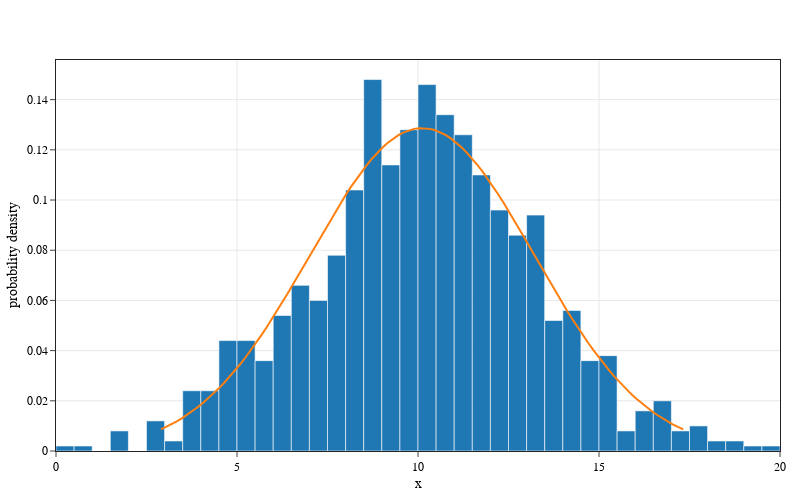

Notebook code cell kept with this figure:
### Code cell
def plot_hist_and_norm_pdf(x: np.ndarray) -> go.Figure:
    """
    Plots a histogram with an associated pdf (assuming the data is normally distributed).
    
    Parameters
    ----------
    x : np.ndarray
        Sample data (list of observed values)
    
    Returns
    -------
    fig : go.Figure
        Plotly figure object with a histogram and pdf representing sample data `x`
    """
    mean = np.mean(sample)
    std = np.std(sample)

    pdf_x_lower = stats.norm.ppf(q=0.01, loc=mean, scale=std)
    pdf_x_upper = stats.norm.ppf(q=0.99, loc=mean, scale=std)
    pdf_x = np.linspace(start=pdf_x_lower, stop=pdf_x_upper, num=100)
    pdf_y = stats.norm.pdf(x=pdf_x, loc=mean, scale=std)

    
    fig = px.histogram(x=sample, histnorm="probability density").update(
    layout=dict(height=500, width=800)
)
    fig.add_trace(go.Scatter(x=pdf_x, y=pdf_y, showlegend=False))
    
    return fig

plot_hist_and_norm_pdf(sample)

### Figure 1 — Plotly figure (JSON) as saved in the notebook; plotly's stock layout.template omitted (floating-point values rounded to 4 significant figures; data arrays with more than 128 entries replaced by an {"elided": "..."} marker saying what was removed)
{"data": [{"alignmentgroup": "True", "bingroup": "x", "histnorm": "probability density", "hovertemplate": "x=%{x}<br>probability density=%{y}<extra></extra>", "legendgroup": "", "marker": {"color": "#1F77B4", "pattern": {"shape": ""}}, "name": "", "offsetgroup": "", "orientation": "v", "showlegend": false, "type": "histogram", "x": {"elided": "1000 float values"}, "xaxis": "x", "yaxis": "y"}, {"showlegend": false, "type": "scatter", "x": [2.901, 3.047, 3.193, 3.338, 3.484, 3.63, 3.775, 3.921, 4.067, 4.213, 4.358, 4.504, 4.65, 4.795, 4.941, 5.087, 5.233, 5.378, 5.524, 5.67, 5.815, 5.961, 6.107, 6.253, 6.398, 6.544, 6.69, 6.835, 6.981, 7.127, 7.273, 7.418, 7.564, 7.71, 7.855, 8.001, 8.147, 8.293, 8.438, 8.584, 8.73, 8.875, 9.021, 9.167, 9.313, 9.458, 9.604, 9.75, 9.895, 10.04, 10.19, 10.33, 10.48, 10.62, 10.77, 10.92, 11.06, 11.21, 11.35, 11.5, 11.64, 11.79, 11.94, 12.08, 12.23, 12.37, 12.52, 12.66, 12.81, 12.96, 13.1, 13.25, 13.39, 13.54, 13.68, 13.83, 13.98, 14.12, 14.27, 14.41, 14.56, 14.7, 14.85, 15.0, 15.14, 15.29, 15.43, 15.58, 15.72, 15.87, 16.02, 16.16, 16.31, 16.45, 16.6, 16.74, 16.89, 17.04, 17.18, 17.33], "y": [0.008596, 0.009579, 0.01065, 0.01181, 0.01308, 0.01445, 0.01592, 0.01751, 0.01921, 0.02103, 0.02297, 0.02504, 0.02723, 0.02955, 0.03199, 0.03456, 0.03726, 0.04008, 0.04301, 0.04606, 0.04921, 0.05247, 0.05582, 0.05925, 0.06275, 0.06631, 0.06992, 0.07357, 0.07723, 0.08089, 0.08455, 0.08817, 0.09175, 0.09526, 0.09868, 0.102, 0.1052, 0.1083, 0.1112, 0.1139, 0.1165, 0.1188, 0.1209, 0.1228, 0.1244, 0.1258, 0.1269, 0.1278, 0.1284, 0.1286, 0.1286, 0.1284, 0.1278, 0.1269, 0.1258, 0.1244, 0.1228, 0.1209, 0.1188, 0.1165, 0.1139, 0.1112, 0.1083, 0.1052, 0.102, 0.09868, 0.09526, 0.09175, 0.08817, 0.08455, 0.08089, 0.07723, 0.07357, 0.06992, 0.06631, 0.06275, 0.05925, 0.05582, 0.05247, 0.04921, 0.04606, 0.04301, 0.04008, 0.03726, 0.03456, 0.03199, 0.02955, 0.02723, 0.02504, 0.02297, 0.02103, 0.01921, 0.01751, 0.01592, 0.01445, 0.01308, 0.01181, 0.01065, 0.009579, 0.008596]}], "layout": {"barmode": "relative", "height": 500, "legend": {"tracegroupgap": 0}, "width": 800, "xaxis": {"anchor": "y", "domain": [0, 1], "title": {"text": "x"}}, "yaxis": {"anchor": "x", "domain": [0, 1], "title": {"text": "probability density"}}}}
